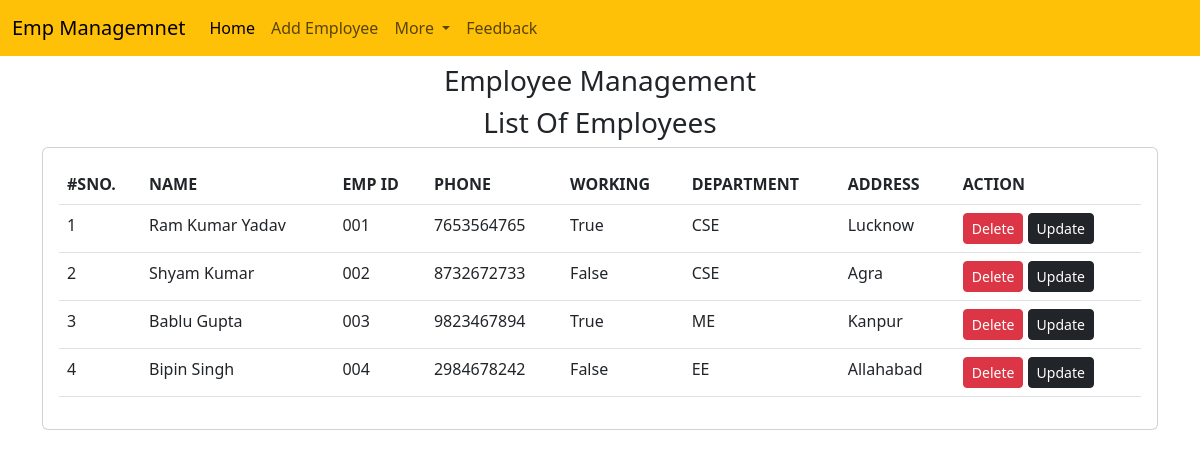
The page / on the database its author committed.
### empApp/models.py (models this page shows)
class Emp(models.Model):
    name=models.CharField(max_length=200)
    emp_id=models.CharField(max_length=200)
    phone=models.CharField(max_length=10)
    address=models.CharField(max_length=200)
    working=models.BooleanField(default=True)
    department=models.CharField(max_length=50)

### Employee_Management/views.py (the view)
# urls.py: path('',views.homePage),
def homePage(request):
    emps=Emp.objects.all()
    return render(request,"index.html",{'emps':emps})

### templates/index.html (shortened to what this page needs)
<!doctype html>
<html lang="en">
<head>
  <link href="https://cdn.jsdelivr.net/npm/bootstrap@5.3.0-alpha3/dist/css/bootstrap.min.css" rel="stylesheet"
>
</head>
<body>
  {% include 'navbar.html' %}
  <h3 class="text-center my-2">Employee Management</h3>
  <h3 class="text-center my-2">List Of Employees</h3>
  <div class="container">
    <div class="row">
      <div class="col-mod-12">
        <div class="card">
          <div class="card-body">
            <table class="table">
              <thead>
                <tr>
                  <th>#SNO.</th>
                  <th>NAME</th>
                  <th>EMP ID</th>
                  <th>PHONE</th>
                  <th>WORKING</th>
                  <th>DEPARTMENT</th>
                  <th>ADDRESS</th>
                  <th>ACTION</th>
                </tr>
              </thead>
              <tbody>
                {% for e in emps %}
                <tr>
                  <td>{{forloop.counter}}</td>
                  <td>{{e.name}}</td>
                  <td>{{e.emp_id}}</td>
                  <td>{{e.phone}}</td>
                  <td>{{e.working}}</td>
                  <td>{{e.department}}</td>
                  <td>{{e.address}}</td>
                  <td>
                    <a href="/delete-emp/{{e.id}}" class="btn btn-danger btn-sm">Delete</a>
                    <a href="/update-emp/{{e.id}}" class="btn btn-dark btn-sm">Update</a>
                  </td>
                </tr>
                {% endfor %}
              </tbody>
            </table>
          </div>
        </div>
      </div>
    </div>
  </div>
</body>
</html>

### templates/navbar.html (shortened to what this page needs)
<nav class="navbar navbar-expand-lg bg-warning">
    <div class="container-fluid">
      <a class="navbar-brand" href="/">Emp Managemnet </a>
      <div class="collapse navbar-collapse" id="navbarSupportedContent">
        <ul class="navbar-nav me-auto mb-2 mb-lg-0">
          <li class="nav-item">
            <a class="nav-link active" aria-current="page" href="/home/">Home</a>
          </li>
          <li class="nav-item">
            <a class="nav-link" href="/add-emp/">Add Employee</a>
          </li>
          <li class="nav-item dropdown">
            <a class="nav-link dropdown-toggle" href="#" role="button" data-bs-toggle="dropdown" aria-expanded="false">
              More
            </a>
          </li>
          <li class="nav-item">
            <a class="nav-link" href="/feedback/">Feedback</a>
          </li>
        </ul>
      </div>
    </div>
  </nav>

### rows shown on the page
Emp: name "Ram Kumar Yadav", emp_id "001", phone "7653564765", working "True", department "CSE", address "Lucknow"
Emp: name "Shyam Kumar", emp_id "002", phone "8732672733", working "False", department "CSE", address "Agra"
Emp: name "Bablu Gupta", emp_id "003", phone "9823467894", working "True", department "ME", address "Kanpur"
Emp: name "Bipin Singh", emp_id "004", phone "2984678242", working "False", department "EE", address "Allahabad"
